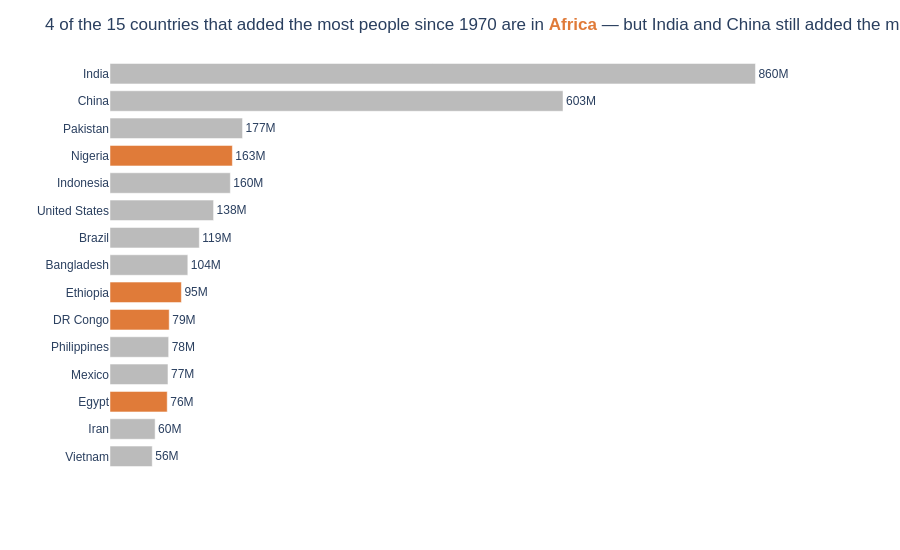

Source (notebook cell):
### Markdown cell above
**Chart choice & justification:** *Which chart did you choose, and why? Justify design choices.

This time, I chose a sorted horizontal bar chart because the question asks for a ranking as top 15. The human eye compares bar lengths much more accurately than it compares areas or colors. I prefered to go with the horizontal orientation because the country names are long, which allows the label to be read before the value. The bars are sorted by value and start from a zero baseline, which is a requirement for bar charts. The color carries meaning: African countries, where I am addressing the second part of the question, are orange; while the others are gray. This makes it possible to identify the count (4) at a single glance. I added direct labels at the end of each bar (with "M" representing "million") and removed the x-axis, as it would only create unnecessary clutter in this context.

### Code cell
# Q2
df['Added'] = df['2022 Population'] - df['1970 Population']

top15 = df.nlargest(15, 'Added').sort_values('Added')     # ascending -> largest bar on top
n_africa = (top15['Continent'] == 'Africa').sum()
top15['Group'] = np.where(top15['Continent'] == 'Africa', 'Africa', 'Other')
top15['Label'] = (top15['Added'] / 1e6).map('{:,.0f}M'.format)

fig = px.bar(top15, x='Added', y='Country', orientation='h', color='Group', text='Label',
             color_discrete_map={'Africa': ORANGE, 'Other': GREY},
             hover_data={'Continent': True, 'Added': ':,', 'Group': False, 'Label': False},
             template='plotly_white', height=550)
fig.update_traces(textposition='outside', cliponaxis=False)

fig.update_layout(
    title=(f"{n_africa} of the 15 countries that added the most people since 1970 are in "
           f"<span style='color:{ORANGE}'><b>Africa</b></span> — but India and China still added the most by far"),
    font=dict(family='Arial', size=12), showlegend=False, bargap=0.25,
    xaxis=dict(visible=False, range=[0, top15['Added'].max() * 1.1]),   # zero baseline, labels replace the axis
    yaxis=dict(title='', categoryorder='total ascending'))
fig.show()

### Figure 1 — Plotly figure (JSON) as saved in the notebook; plotly's stock layout.template omitted (floating-point values rounded to 4 significant figures)
{"data": [{"alignmentgroup": "True", "customdata": [["Asia", "Other", "56M"], ["Asia", "Other", "60M"], ["North America", "Other", "77M"], ["Asia", "Other", "78M"], ["Asia", "Other", "104M"], ["South America", "Other", "119M"], ["North America", "Other", "138M"], ["Asia", "Other", "160M"], ["Asia", "Other", "177M"], ["Asia", "Other", "603M"], ["Asia", "Other", "860M"]], "hovertemplate": "Added=%{x:,}<br>Country=%{y}<br>Continent=%{customdata[0]}<extra></extra>", "legendgroup": "Other", "marker": {"color": "#BBBBBB", "pattern": {"shape": ""}}, "name": "Other", "offsetgroup": "Other", "orientation": "h", "showlegend": true, "text": ["56M", "60M", "77M", "78M", "104M", "119M", "138M", "160M", "177M", "603M", "860M"], "textposition": "outside", "x": [56258007, 60100865, 77214819, 78123423, 103644512, 118943623, 137961517, 160272945, 176533990, 603352887, 859671872], "xaxis": "x", "y": ["Vietnam", "Iran", "Mexico", "Philippines", "Bangladesh", "Brazil", "United States", "Indonesia", "Pakistan", "China", "India"], "yaxis": "y", "type": "bar", "cliponaxis": false}, {"alignmentgroup": "True", "customdata": [["Africa", "Africa", "76M"], ["Africa", "Africa", "79M"], ["Africa", "Africa", "95M"], ["Africa", "Africa", "163M"]], "hovertemplate": "Added=%{x:,}<br>Country=%{y}<br>Continent=%{customdata[0]}<extra></extra>", "legendgroup": "Africa", "marker": {"color": "#E07B39", "pattern": {"shape": ""}}, "name": "Africa", "offsetgroup": "Africa", "orientation": "h", "showlegend": true, "text": ["76M", "79M", "95M", "163M"], "textposition": "outside", "x": [76208117, 78858479, 95071678, 162971948], "xaxis": "x", "y": ["Egypt", "DR Congo", "Ethiopia", "Nigeria"], "yaxis": "y", "type": "bar", "cliponaxis": false}], "layout": {"xaxis": {"anchor": "y", "domain": [0, 1], "title": {"text": "Added"}, "visible": false, "range": [0, 945600000.0]}, "yaxis": {"anchor": "x", "domain": [0, 1], "title": {"text": ""}, "categoryorder": "total ascending"}, "legend": {"title": {"text": "Group"}, "tracegroupgap": 0}, "margin": {"t": 60}, "barmode": "relative", "height": 550, "font": {"family": "Arial", "size": 12}, "title": {"text": "4 of the 15 countries that added the most people since 1970 are in <span style='color:#E07B39'><b>Africa</b></span> — but India and China still added the most by far"}, "showlegend": false, "bargap": 0.25}}
